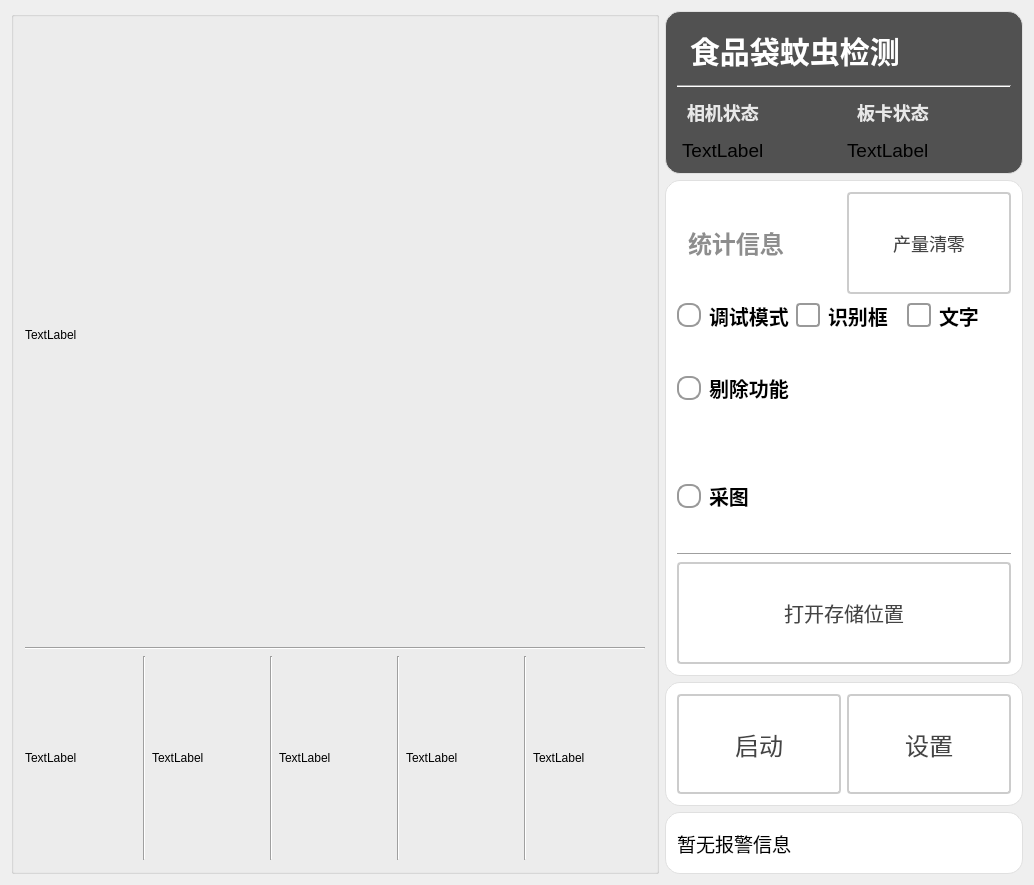
<?xml version="1.0" encoding="UTF-8"?>
<ui version="4.0">
 <class>MDOFoodBagsClass</class>
 <widget class="QMainWindow" name="MDOFoodBagsClass">
  <property name="geometry">
   <rect>
    <x>0</x>
    <y>0</y>
    <width>1034</width>
    <height>885</height>
   </rect>
  </property>
  <property name="windowTitle">
   <string>MDOFoodBags</string>
  </property>
  <widget class="QWidget" name="centralWidget">
   <layout class="QGridLayout" name="gridLayout_2">
    <item row="0" column="0">
     <layout class="QHBoxLayout" name="horizontalLayout_5" stretch="3,1">
      <item>
       <widget class="QGroupBox" name="gBoix_ImageDisplay">
        <property name="title">
         <string/>
        </property>
        <layout class="QGridLayout" name="gridLayout">
         <item row="0" column="0">
          <layout class="QVBoxLayout" name="verticalLayout_2" stretch="3,0,1">
           <item>
            <layout class="QHBoxLayout" name="horizontalLayout_7" stretch="1">
             <item>
              <widget class="QLabel" name="label_imgDisplay_1">
               <property name="sizePolicy">
                <sizepolicy hsizetype="Expanding" vsizetype="Expanding">
                 <horstretch>0</horstretch>
                 <verstretch>0</verstretch>
                </sizepolicy>
               </property>
               <property name="maximumSize">
                <size>
                 <width>999</width>
                 <height>999</height>
                </size>
               </property>
               <property name="text">
                <string>TextLabel</string>
               </property>
              </widget>
             </item>
            </layout>
           </item>
           <item>
            <widget class="Line" name="line_8">
             <property name="orientation">
              <enum>Qt::Orientation::Horizontal</enum>
             </property>
            </widget>
           </item>
           <item>
            <layout class="QHBoxLayout" name="horizontalLayout_6" stretch="1,0,1,0,1,0,1,0,1">
             <item>
              <widget class="QLabel" name="label_imgNgDisplay_1">
               <property name="sizePolicy">
                <sizepolicy hsizetype="Expanding" vsizetype="Expanding">
                 <horstretch>0</horstretch>
                 <verstretch>0</verstretch>
                </sizepolicy>
               </property>
               <property name="maximumSize">
                <size>
                 <width>468</width>
                 <height>476</height>
                </size>
               </property>
               <property name="text">
                <string>TextLabel</string>
               </property>
              </widget>
             </item>
             <item>
              <widget class="Line" name="line_4">
               <property name="orientation">
                <enum>Qt::Orientation::Vertical</enum>
               </property>
              </widget>
             </item>
             <item>
              <widget class="QLabel" name="label_imgNgDisplay_2">
               <property name="sizePolicy">
                <sizepolicy hsizetype="Expanding" vsizetype="Expanding">
                 <horstretch>0</horstretch>
                 <verstretch>0</verstretch>
                </sizepolicy>
               </property>
               <property name="maximumSize">
                <size>
                 <width>468</width>
                 <height>476</height>
                </size>
               </property>
               <property name="text">
                <string>TextLabel</string>
               </property>
              </widget>
             </item>
             <item>
              <widget class="Line" name="line_5">
               <property name="orientation">
                <enum>Qt::Orientation::Vertical</enum>
               </property>
              </widget>
             </item>
             <item>
              <widget class="QLabel" name="label_imgNgDisplay_3">
               <property name="sizePolicy">
                <sizepolicy hsizetype="Expanding" vsizetype="Expanding">
                 <horstretch>0</horstretch>
                 <verstretch>0</verstretch>
                </sizepolicy>
               </property>
               <property name="maximumSize">
                <size>
                 <width>468</width>
                 <height>476</height>
                </size>
               </property>
               <property name="text">
                <string>TextLabel</string>
               </property>
              </widget>
             </item>
             <item>
              <widget class="Line" name="line_6">
               <property name="orientation">
                <enum>Qt::Orientation::Vertical</enum>
               </property>
              </widget>
             </item>
             <item>
              <widget class="QLabel" name="label_imgNgDisplay_4">
               <property name="sizePolicy">
                <sizepolicy hsizetype="Expanding" vsizetype="Expanding">
                 <horstretch>0</horstretch>
                 <verstretch>0</verstretch>
                </sizepolicy>
               </property>
               <property name="maximumSize">
                <size>
                 <width>468</width>
                 <height>476</height>
                </size>
               </property>
               <property name="text">
                <string>TextLabel</string>
               </property>
              </widget>
             </item>
             <item>
              <widget class="Line" name="line_7">
               <property name="orientation">
                <enum>Qt::Orientation::Vertical</enum>
               </property>
              </widget>
             </item>
             <item>
              <widget class="QLabel" name="label_imgNgDisplay_5">
               <property name="sizePolicy">
                <sizepolicy hsizetype="Expanding" vsizetype="Expanding">
                 <horstretch>0</horstretch>
                 <verstretch>0</verstretch>
                </sizepolicy>
               </property>
               <property name="maximumSize">
                <size>
                 <width>468</width>
                 <height>476</height>
                </size>
               </property>
               <property name="text">
                <string>TextLabel</string>
               </property>
              </widget>
             </item>
            </layout>
           </item>
          </layout>
         </item>
        </layout>
       </widget>
      </item>
      <item>
       <layout class="QVBoxLayout" name="vLayout_SideBar" stretch="4,16,4,2">
        <item>
         <widget class="QGroupBox" name="groupBox_head">
          <property name="styleSheet">
           <string notr="true">QGroupBox {
    font-size: 20px;
    font-weight: bold;
    background-color: rgb(81, 81, 81);
    border: 1px solid #e0e0e0;
    border-radius: 2px;
	border-radius: 15px
}

QGroupBox::title {
    subcontrol-origin: margin;
    left: 10px;
    padding: 0 5px;
    color: #2c3e50;
}</string>
          </property>
          <property name="title">
           <string/>
          </property>
          <layout class="QVBoxLayout" name="verticalLayout_3" stretch="2,0,3">
           <item>
            <layout class="QHBoxLayout" name="hLayout_title" stretch="3,2">
             <item>
              <widget class="QLabel" name="label_title">
               <property name="sizePolicy">
                <sizepolicy hsizetype="Expanding" vsizetype="Expanding">
                 <horstretch>0</horstretch>
                 <verstretch>0</verstretch>
                </sizepolicy>
               </property>
               <property name="styleSheet">
                <string notr="true">QLabel {
       font-size: 30px;        
       font-weight: bold;        
       color: rgb(255, 255, 255);         
       padding: 5px 5px;     
       border-bottom: 2px solid #cccccc; 
    }</string>
               </property>
               <property name="text">
                <string>食品袋蚊虫检测</string>
               </property>
              </widget>
             </item>
             <item>
              <widget class="QPushButton" name="pbtn_exit">
               <property name="sizePolicy">
                <sizepolicy hsizetype="Expanding" vsizetype="Expanding">
                 <horstretch>0</horstretch>
                 <verstretch>0</verstretch>
                </sizepolicy>
               </property>
               <property name="styleSheet">
                <string notr="true">QPushButton {
    color: white;
    border: none;
    border-radius: 5px;
    padding: 8px 16px 8px 36px; 
    font-size: 14px;
    qproperty-icon: url(:/icons/close.png);  
    qproperty-iconSize: 40px 40px;
}

QPushButton:hover {
    background-color: #ff6666;
}

QPushButton:pressed {
    background-color: #cc0000;
}</string>
               </property>
               <property name="text">
                <string/>
               </property>
               <property name="shortcut">
                <string notr="true"/>
               </property>
              </widget>
             </item>
            </layout>
           </item>
           <item>
            <widget class="Line" name="line_2">
             <property name="styleSheet">
              <string notr="true">QLine {
       color: rgb(194, 194, 194);       
    }</string>
             </property>
             <property name="orientation">
              <enum>Qt::Orientation::Horizontal</enum>
             </property>
            </widget>
           </item>
           <item>
            <layout class="QHBoxLayout" name="horizontalLayout_2">
             <item>
              <layout class="QVBoxLayout" name="vLayout_cameraStates" stretch="3,2">
               <item>
                <widget class="QLabel" name="label_cameraStateTitle">
                 <property name="styleSheet">
                  <string notr="true">QLabel {
       font-size: 18px;        
       font-weight: bold;        
       color: rgb(232, 232, 232);         
       padding: 5px 5px;     
       border-bottom: 2px solid #cccccc; 
    }</string>
                 </property>
                 <property name="text">
                  <string>相机状态</string>
                 </property>
                </widget>
               </item>
               <item>
                <layout class="QGridLayout" name="gLayout_cameraStates">
                 <property name="leftMargin">
                  <number>5</number>
                 </property>
                 <item row="0" column="0">
                  <widget class="QLabel" name="label_camera1State">
                   <property name="font">
                    <font>
                     <pointsize>14</pointsize>
                    </font>
                   </property>
                   <property name="text">
                    <string>TextLabel</string>
                   </property>
                  </widget>
                 </item>
                </layout>
               </item>
              </layout>
             </item>
             <item>
              <layout class="QVBoxLayout" name="vLayout_cardState" stretch="3,2">
               <item>
                <widget class="QLabel" name="label_cardStateTitle">
                 <property name="styleSheet">
                  <string notr="true">QLabel {
       font-size: 18px;        
       font-weight: bold;        
       color: rgb(232, 232, 232);         
       padding: 5px 5px;     
       border-bottom: 2px solid #cccccc; 
    }</string>
                 </property>
                 <property name="text">
                  <string>板卡状态</string>
                 </property>
                </widget>
               </item>
               <item>
                <widget class="QLabel" name="label_cardState">
                 <property name="font">
                  <font>
                   <pointsize>14</pointsize>
                  </font>
                 </property>
                 <property name="text">
                  <string>TextLabel</string>
                 </property>
                </widget>
               </item>
              </layout>
             </item>
            </layout>
           </item>
          </layout>
         </widget>
        </item>
        <item>
         <widget class="QGroupBox" name="gBox_infor">
          <property name="styleSheet">
           <string notr="true">QGroupBox {
    font-size: 20px;
    font-weight: bold;
    background-color: rgb(255, 255, 255);
    border: 1px solid #e0e0e0;
    border-radius: 2px;
	border-radius: 15px
}

QGroupBox::title {
    subcontrol-origin: margin;
    left: 10px;
    padding: 0 5px;
    color: #2c3e50;
}</string>
          </property>
          <property name="title">
           <string/>
          </property>
          <layout class="QVBoxLayout" name="verticalLayout" stretch="1,1,1,1,1,1">
           <item>
            <layout class="QHBoxLayout" name="hLayout_info" stretch="1,1">
             <item>
              <widget class="QLabel" name="label_info">
               <property name="styleSheet">
                <string notr="true">QLabel {
       font-size: 24px;        
       font-weight: bold;        
       color:  rgb(141, 141, 141);       
       padding: 5px 5px;     
       border-bottom: 2px solid #cccccc; 
    }</string>
               </property>
               <property name="text">
                <string>统计信息</string>
               </property>
               <property name="alignment">
                <set>Qt::AlignmentFlag::AlignLeading|Qt::AlignmentFlag::AlignLeft|Qt::AlignmentFlag::AlignVCenter</set>
               </property>
              </widget>
             </item>
             <item>
              <widget class="QPushButton" name="pbtn_resetProduct">
               <property name="sizePolicy">
                <sizepolicy hsizetype="Expanding" vsizetype="Expanding">
                 <horstretch>0</horstretch>
                 <verstretch>0</verstretch>
                </sizepolicy>
               </property>
               <property name="styleSheet">
                <string notr="true">QPushButton {
    padding: 6px 14px;
    border: 2px solid #CCC;
    border-radius: 4px;
    background-color: white;
    color: #444;
    font-size: 18px; 
}

QPushButton:hover {
    border-color: #999;
    background-color: #F5F5F5;
}

QPushButton:pressed {
    border-color: #777;
    background-color: #EEE;
}</string>
               </property>
               <property name="text">
                <string>产量清零</string>
               </property>
              </widget>
             </item>
            </layout>
           </item>
           <item>
            <layout class="QHBoxLayout" name="horizontalLayout_4" stretch="1,1,1">
             <item>
              <widget class="QRadioButton" name="rbtn_debug">
               <property name="styleSheet">
                <string notr="true">QRadioButton {
    spacing: 8px;
    font-size: 20px;
    color: #333;
    font-weight: bold;        
    color:  rgb(0, 0, 0);       

}

/* 未选中状态 */
QRadioButton::indicator {
    width: 20px;
    height: 20px;
    border-radius: 10px;
    border: 2px solid #999;
    background: #ffffff;
}

/* 悬停效果 */
QRadioButton::indicator:hover {
    border: 2px solid #666;
}

/* 选中状态 */
QRadioButton::indicator:checked {
    border: 2px solid #2196F3;
}

/* 选中时的内圆 */
QRadioButton::indicator:checked {
    background-color: qradialgradient(
        cx:0.5, cy:0.5,
        radius:0.4,
        fx:0.5, fy:0.5,
        stop:0 #2196F3,
        stop:1 transparent
    );
}

/* 禁用状态 */
QRadioButton::indicator:disabled {
    border: 2px solid #ccc;
    background: #eee;
}

/* 点击动画效果 */
QRadioButton::indicator:pressed {
    border: 2px solid #1565C0;
    background-color: qradialgradient(
        cx:0.5, cy:0.5,
        radius:0.5,
        fx:0.5, fy:0.5,
        stop:0 #BBDEFB,
        stop:1 transparent
    );
}</string>
               </property>
               <property name="text">
                <string>调试模式</string>
               </property>
              </widget>
             </item>
             <item>
              <widget class="QCheckBox" name="ckb_shibiekuang">
               <property name="styleSheet">
                <string notr="true">QCheckBox {
    spacing: 8px;
    font-size: 20px;
    color: #333;
    font-weight: bold;        
    color:  rgb(0, 0, 0);       
}

/* 未选中状态 */
QCheckBox::indicator {
    width: 20px;
    height: 20px;
    border-radius: 4px; /* 方形，圆角可适当调整 */
    border: 2px solid #999;
    background: #ffffff;
}

/* 悬停效果 */
QCheckBox::indicator:hover {
    border: 2px solid #666;
}

/* 选中状态 */
QCheckBox::indicator:checked {
    border: 2px solid #2196F3;
    background-color: qradialgradient(
        cx:0.5, cy:0.5,
        radius:0.4,
        fx:0.5, fy:0.5,
        stop:0 #2196F3,
        stop:1 transparent
    );
}

/* 禁用状态 */
QCheckBox::indicator:disabled {
    border: 2px solid #ccc;
    background: #eee;
}

/* 选中时的文字颜色 */
QCheckBox:checked {
    color: #2196F3;
    font-weight: 500;
}

/* 点击动画效果 */
QCheckBox::indicator:pressed {
    border: 2px solid #1565C0;
    background-color: qradialgradient(
        cx:0.5, cy:0.5,
        radius:0.5,
        fx:0.5, fy:0.5,
        stop:0 #BBDEFB,
        stop:1 transparent
    );
}</string>
               </property>
               <property name="text">
                <string>识别框</string>
               </property>
              </widget>
             </item>
             <item>
              <widget class="QCheckBox" name="ckb_wenzi">
               <property name="styleSheet">
                <string notr="true">QCheckBox {
    spacing: 8px;
    font-size: 20px;
    color: #333;
    font-weight: bold;        
    color:  rgb(0, 0, 0);       
}

/* 未选中状态 */
QCheckBox::indicator {
    width: 20px;
    height: 20px;
    border-radius: 4px; /* 方形，圆角可适当调整 */
    border: 2px solid #999;
    background: #ffffff;
}

/* 悬停效果 */
QCheckBox::indicator:hover {
    border: 2px solid #666;
}

/* 选中状态 */
QCheckBox::indicator:checked {
    border: 2px solid #2196F3;
    background-color: qradialgradient(
        cx:0.5, cy:0.5,
        radius:0.4,
        fx:0.5, fy:0.5,
        stop:0 #2196F3,
        stop:1 transparent
    );
}

/* 禁用状态 */
QCheckBox::indicator:disabled {
    border: 2px solid #ccc;
    background: #eee;
}

/* 选中时的文字颜色 */
QCheckBox:checked {
    color: #2196F3;
    font-weight: 500;
}

/* 点击动画效果 */
QCheckBox::indicator:pressed {
    border: 2px solid #1565C0;
    background-color: qradialgradient(
        cx:0.5, cy:0.5,
        radius:0.5,
        fx:0.5, fy:0.5,
        stop:0 #BBDEFB,
        stop:1 transparent
    );
}</string>
               </property>
               <property name="text">
                <string>文字</string>
               </property>
              </widget>
             </item>
            </layout>
           </item>
           <item>
            <layout class="QHBoxLayout" name="hLayout_remove">
             <item>
              <widget class="QRadioButton" name="rbtn_removeFunc">
               <property name="sizePolicy">
                <sizepolicy hsizetype="Minimum" vsizetype="Minimum">
                 <horstretch>0</horstretch>
                 <verstretch>0</verstretch>
                </sizepolicy>
               </property>
               <property name="styleSheet">
                <string notr="true">QRadioButton {
    spacing: 8px;
    font-size: 20px;
    color: #333;
    font-weight: bold;        
    color:  rgb(0, 0, 0);       

}

/* 未选中状态 */
QRadioButton::indicator {
    width: 20px;
    height: 20px;
    border-radius: 10px;
    border: 2px solid #999;
    background: #ffffff;
}

/* 悬停效果 */
QRadioButton::indicator:hover {
    border: 2px solid #666;
}

/* 选中状态 */
QRadioButton::indicator:checked {
    border: 2px solid #2196F3;
}

/* 选中时的内圆 */
QRadioButton::indicator:checked {
    background-color: qradialgradient(
        cx:0.5, cy:0.5,
        radius:0.4,
        fx:0.5, fy:0.5,
        stop:0 #2196F3,
        stop:1 transparent
    );
}

/* 禁用状态 */
QRadioButton::indicator:disabled {
    border: 2px solid #ccc;
    background: #eee;
}

/* 点击动画效果 */
QRadioButton::indicator:pressed {
    border: 2px solid #1565C0;
    background-color: qradialgradient(
        cx:0.5, cy:0.5,
        radius:0.5,
        fx:0.5, fy:0.5,
        stop:0 #BBDEFB,
        stop:1 transparent
    );
}</string>
               </property>
               <property name="text">
                <string>剔除功能</string>
               </property>
              </widget>
             </item>
            </layout>
           </item>
           <item>
            <widget class="QRadioButton" name="rbtn_takePicture">
             <property name="sizePolicy">
              <sizepolicy hsizetype="Minimum" vsizetype="Minimum">
               <horstretch>0</horstretch>
               <verstretch>0</verstretch>
              </sizepolicy>
             </property>
             <property name="styleSheet">
              <string notr="true">QRadioButton {
    spacing: 8px;
    font-size: 20px;
    color: #333;
    font-weight: bold;        
    color:  rgb(0, 0, 0);       

}

/* 未选中状态 */
QRadioButton::indicator {
    width: 20px;
    height: 20px;
    border-radius: 10px;
    border: 2px solid #999;
    background: #ffffff;
}

/* 悬停效果 */
QRadioButton::indicator:hover {
    border: 2px solid #666;
}

/* 选中状态 */
QRadioButton::indicator:checked {
    border: 2px solid #2196F3;
}

/* 选中时的内圆 */
QRadioButton::indicator:checked {
    background-color: qradialgradient(
        cx:0.5, cy:0.5,
        radius:0.4,
        fx:0.5, fy:0.5,
        stop:0 #2196F3,
        stop:1 transparent
    );
}

/* 禁用状态 */
QRadioButton::indicator:disabled {
    border: 2px solid #ccc;
    background: #eee;
}

/* 点击动画效果 */
QRadioButton::indicator:pressed {
    border: 2px solid #1565C0;
    background-color: qradialgradient(
        cx:0.5, cy:0.5,
        radius:0.5,
        fx:0.5, fy:0.5,
        stop:0 #BBDEFB,
        stop:1 transparent
    );
}</string>
             </property>
             <property name="text">
              <string>采图</string>
             </property>
             <property name="autoExclusive">
              <bool>false</bool>
             </property>
            </widget>
           </item>
           <item>
            <widget class="Line" name="line">
             <property name="orientation">
              <enum>Qt::Orientation::Horizontal</enum>
             </property>
            </widget>
           </item>
           <item>
            <widget class="QPushButton" name="pbtn_openSaveLocation">
             <property name="sizePolicy">
              <sizepolicy hsizetype="Minimum" vsizetype="Minimum">
               <horstretch>0</horstretch>
               <verstretch>0</verstretch>
              </sizepolicy>
             </property>
             <property name="styleSheet">
              <string notr="true">QPushButton {
    padding: 6px 14px;
    border: 2px solid #CCC;
    border-radius: 4px;
    background-color: white;
    color: #444;
    font-size: 20px; 
}

QPushButton:hover {
    border-color: #999;
    background-color: #F5F5F5;
}

QPushButton:pressed {
    border-color: #777;
    background-color: #EEE;
}</string>
             </property>
             <property name="text">
              <string>打开存储位置</string>
             </property>
            </widget>
           </item>
          </layout>
         </widget>
        </item>
        <item>
         <widget class="QGroupBox" name="gBox_set">
          <property name="styleSheet">
           <string notr="true">QGroupBox {
    font-size: 20px;
    font-weight: bold;
    background-color: rgb(255, 255, 255);
    border: 1px solid #e0e0e0;
    border-radius: 2px;
	border-radius: 15px
}

QGroupBox::title {
    subcontrol-origin: margin;
    left: 10px;
    padding: 0 5px;
    color: #2c3e50;
}</string>
          </property>
          <property name="title">
           <string/>
          </property>
          <layout class="QHBoxLayout" name="horizontalLayout_3">
           <item>
            <widget class="QPushButton" name="pbtn_start">
             <property name="sizePolicy">
              <sizepolicy hsizetype="Expanding" vsizetype="Expanding">
               <horstretch>0</horstretch>
               <verstretch>0</verstretch>
              </sizepolicy>
             </property>
             <property name="styleSheet">
              <string notr="true">QPushButton {
    padding: 6px 14px;
    border: 2px solid #CCC;
    border-radius: 4px;
    background-color: white;
    color: #444;
    font-size: 24px; 
}

QPushButton:hover {
    border-color: #999;
    background-color: #F5F5F5;
}

QPushButton:pressed {
    border-color: #777;
    background-color: #EEE;
}</string>
             </property>
             <property name="text">
              <string>启动</string>
             </property>
            </widget>
           </item>
           <item>
            <widget class="QPushButton" name="pbtn_set">
             <property name="sizePolicy">
              <sizepolicy hsizetype="Expanding" vsizetype="Expanding">
               <horstretch>0</horstretch>
               <verstretch>0</verstretch>
              </sizepolicy>
             </property>
             <property name="styleSheet">
              <string notr="true">QPushButton {
    padding: 6px 14px;
    border: 2px solid #CCC;
    border-radius: 4px;
    background-color: white;
    color: #444;
    font-size: 24px; 
}

QPushButton:hover {
    border-color: #999;
    background-color: #F5F5F5;
}

QPushButton:pressed {
    border-color: #777;
    background-color: #EEE;
}</string>
             </property>
             <property name="text">
              <string>设置</string>
             </property>
            </widget>
           </item>
          </layout>
         </widget>
        </item>
        <item>
         <widget class="QGroupBox" name="gBox_warningInfo">
          <property name="styleSheet">
           <string notr="true">QGroupBox {
    font-size: 20px;
    font-weight: bold;
    background-color: rgb(255, 255, 255);
    border: 1px solid #e0e0e0;
    border-radius: 2px;
	border-radius: 15px
}

QGroupBox::title {
    subcontrol-origin: margin;
    left: 10px;
    padding: 0 5px;
    color: #2c3e50;
}</string>
          </property>
          <property name="title">
           <string/>
          </property>
          <layout class="QHBoxLayout" name="horizontalLayout">
           <item>
            <widget class="QLabel" name="label_warningInfo">
             <property name="font">
              <font>
               <pointsize>14</pointsize>
              </font>
             </property>
             <property name="text">
              <string>暂无报警信息</string>
             </property>
            </widget>
           </item>
          </layout>
         </widget>
        </item>
       </layout>
      </item>
     </layout>
    </item>
   </layout>
  </widget>
 </widget>
 <layoutdefault spacing="6" margin="11"/>
 <resources/>
 <connections/>
</ui>
